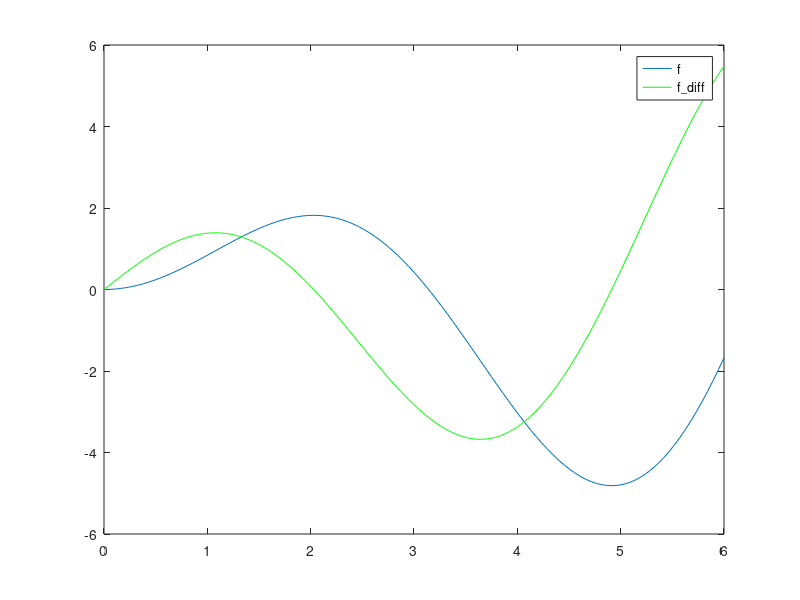

MATLAB code for this plot:
clear, clc

f = @(x) x.*sin(x)
f_diff = @(x) sin(x) + x.*cos(x)

I = [0 6]
figure(1), clf(1)
fplot(f, I), hold on
fplot(f_diff, I, 'Color', 'g'), hold off
legend('f', 'f\_diff')



